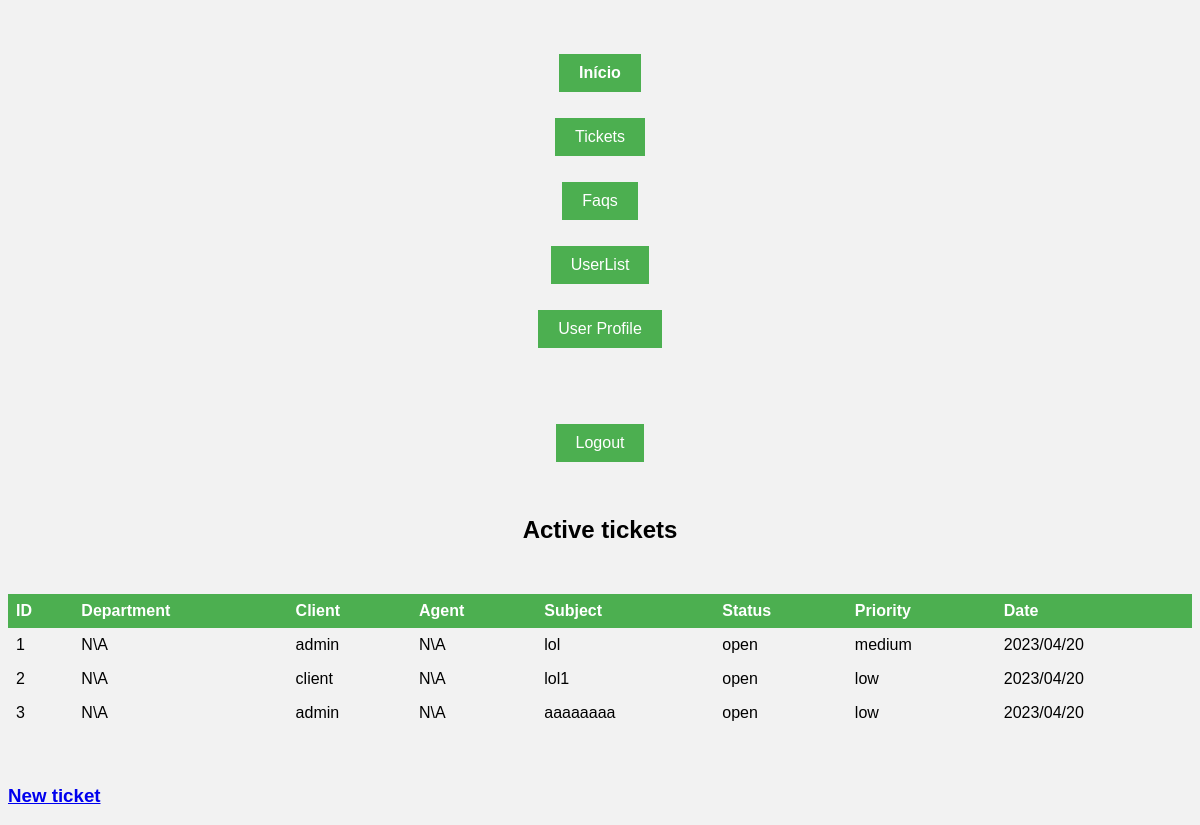
The page /tickets.php (signed in) on the database its author committed.
### tables this page shows
CREATE TABLE tickets(
    id INTEGER PRIMARY KEY,
    department_id INTEGER,
    client_id INTEGER,
    agent_id INTEGER,
    subject VARCHAR(200) NOT NULL,
    description TEXT NOT NULL,
    status VARCHAR(10) CHECK(status = 'open' or status = 'assigned' or status = 'closed') NOT NULL,
    priority VARCHAR(10) CHECK(priority = 'low' or priority = 'medium' or priority ='high') NOT NULL,
    created_at DATETIME NOT NULL,
    updated_at DATETIME,
    FOREIGN KEY (department_id) REFERENCES department(id),
    FOREIGN KEY (client_id) REFERENCES user(id),
    FOREIGN KEY (agent_id) REFERENCES user(id)
);

CREATE TABLE user(
    id INTEGER PRIMARY KEY,
    name VARCHAR(50) NOT NULL,
    username VARCHAR(50) UNIQUE NOT NULL,
    email VARCHAR(50) UNIQUE NOT NULL,
    password VARCHAR(255) NOT NULL,
    role VARCHAR(10) CHECK(role = 'client' or role = 'agent' or role = 'admin') NOT NULL
);

### functions.php (the view, shortened to what this page needs)
<?php
function searchUser($id){
    $db = getDatabaseConnection();
    $stmt = $db->prepare('SELECT * FROM user WHERE id = ?');
    $stmt->execute(array($id));
    return $stmt->fetch();
}
function getTicketsTableForUser($paramter){
    $db = getDatabaseConnection();
    $user = searchUser($_SESSION["user_id"]);
    if($paramter == 0){
        $stmt = $db->prepare('SELECT * FROM tickets WHERE client_id = ?');
        $stmt->execute(array($user["id"]));
        $tickets = $stmt->fetchAll();
    }
    else if(!$paramter == 1){
        $stmt = $db->prepare('SELECT * FROM tickets WHERE agent_id = ?');
        $stmt->execute(array($user["id"]));
        $tickets = $stmt->fetchAll();
    }
    else if($paramter == 2){
        $stmt = $db->prepare('SELECT * FROM tickets');
        $stmt->execute();
        $tickets = $stmt->fetchAll();
    }
    foreach ($tickets as $ticket) {
        $stmt = $db->prepare('SELECT * FROM department WHERE id = ?');
        $stmt->execute(array($ticket['department_id']));
        $department = $stmt->fetch();
        if($department == null){$department["name"] = "N\A";}
        $stmt = $db->prepare('SELECT * FROM user WHERE id = ?');
        $stmt->execute(array($ticket['client_id']));
        $c_user = $stmt->fetch();
        $stmt = $db->prepare('SELECT * FROM user WHERE id = ?');
        $stmt->execute(array($ticket['agent_id']));
        $a_user = $stmt->fetch();
        if($a_user == null){$a_user["name"] = "N\A";}
        echo "<tr>
            <td>" . $ticket['id'] . "</td>
            <td>" . $department['name'] . "</td>
            <td>" . $c_user['name'] . "</td>
            <td>" . $a_user['name'] . "</td>
            <td>" . $ticket['subject'] . "</td>
            <td>" . $ticket['status'] . "</td>
            <td>" . $ticket['priority'] . "</td>
            <td>" . $ticket['created_at'] . "</td>
            </tr>";
}
}
?>

### style_index.css (style rules this page uses)
body { font-family: Arial, sans-serif; background-color: #f2f2f2; }
th, td { text-align: left; padding: 8px; }
tr:nth-child(even) { background-color: #f2f2f2; }

### rows shown on the page
tickets: id "1", name "N\\A", client.name "admin", subject "lol", status "open", priority "medium", created_at "2023/04/20"
tickets: id "2", name "N\\A", client.name "client", subject "lol1", status "open", priority "low", created_at "2023/04/20"
tickets: id "3", name "N\\A", client.name "admin", subject "aaaaaaaa", status "open", priority "low", created_at "2023/04/20"
